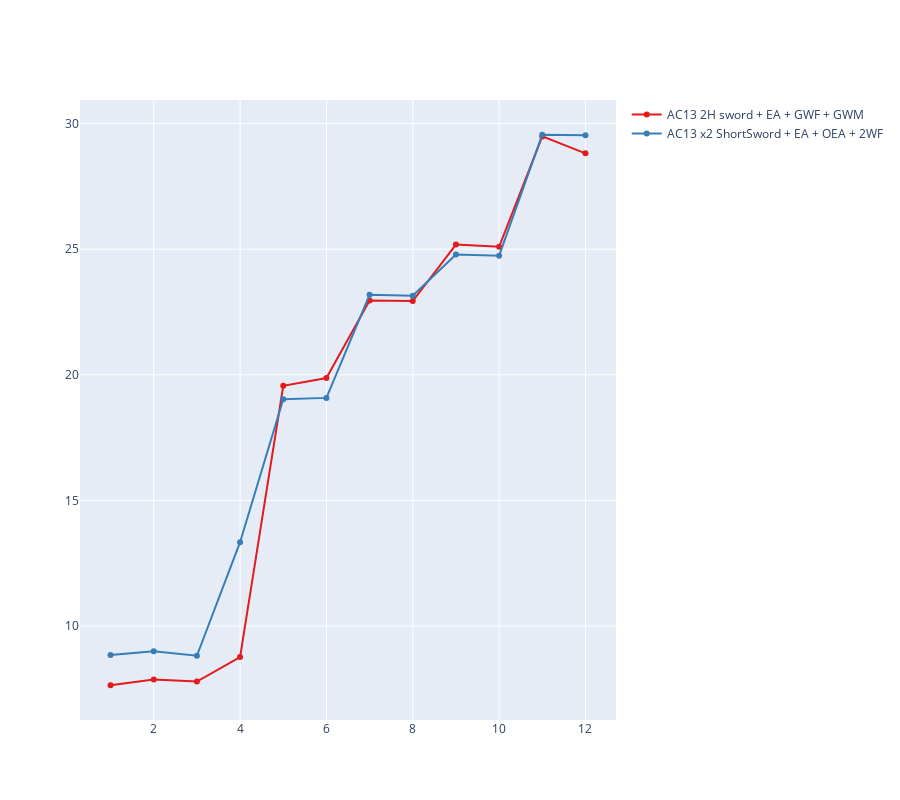

Here is the notebook cell this chart was saved with:
### Code cell
fig = get_plot(df_overall)
fig.show()

### Figure 1 — Plotly figure (JSON) as saved in the notebook; plotly's stock layout.template omitted (floating-point values rounded to 4 significant figures)
{"data": [{"line": {"color": "rgb(228,26,28)"}, "mode": "lines+markers", "name": "AC13 2H sword + EA + GWF + GWM", "x": [1, 2, 3, 4, 5, 6, 7, 8, 9, 10, 11, 12], "y": [7.643, 7.87, 7.788, 8.765, 19.56, 19.87, 22.96, 22.93, 25.18, 25.1, 29.49, 28.82], "type": "scatter"}, {"line": {"color": "rgb(55,126,184)"}, "mode": "lines+markers", "name": "AC13 x2 ShortSword + EA + OEA + 2WF", "x": [1, 2, 3, 4, 5, 6, 7, 8, 9, 10, 11, 12], "y": [8.844, 8.995, 8.817, 13.34, 19.02, 19.08, 23.19, 23.15, 24.79, 24.74, 29.55, 29.54], "type": "scatter"}], "layout": {"height": 800}}
